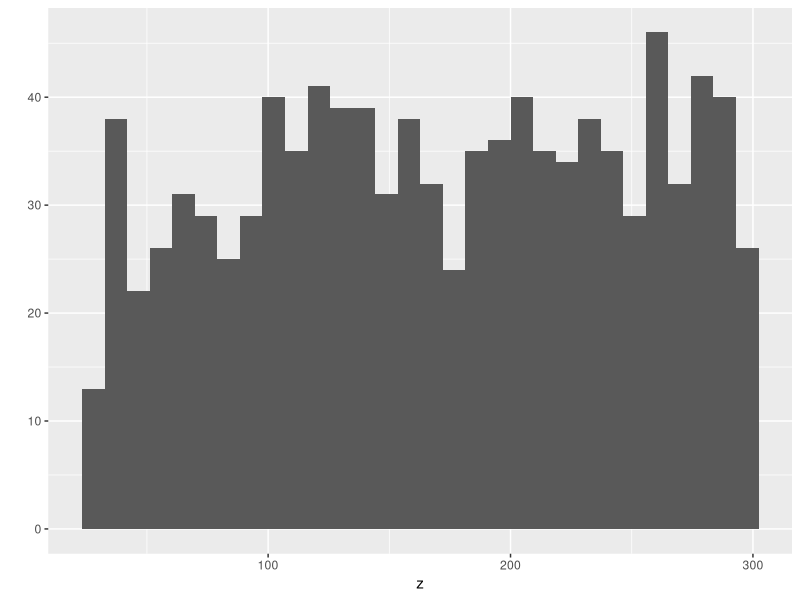
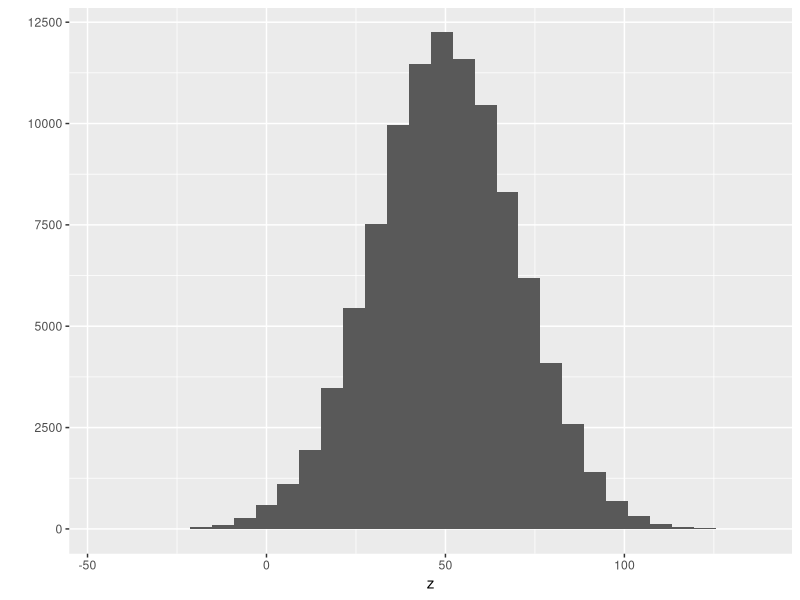

Generate these figures, in order, with R:
# Basic R commands and usage
# 2018 January 30
# Adrian Wiegman 

#Useful hotkey commands 
#ctrl + shift + c puts # in first space of selected lines
#ctrl + enter # ctrl enter
#ctrl + shift + enter # runs the entire file

#History shows recent console commants
#Environment shows things contained in memory
library(ggplot2)
#using the assignment operator
x<-5 #preferred
print(x)
y = 4 #legal but not used except in functions
y = y + 1.1 #
plantHeight <- 5.5
#____________________(end Jan 30 class)

#the combine function c()
z <- c(3,3,3,10) # simple atomic vector, vars are read in as double or real
print(z)
typeof(z) #returns variable type or mode
str(z) #get structure of variable 
is.numeric(z) # logical test for var type
is.character(z) #same test for caracter
# c() always flattens to an atomic vector
z<- c(c(3,5),c(5,6)) 
print(z)
#character strings with single or double quotes 
z<- c('perch','bass','trout','pike')
print(z)
#use both quote times for an internal quote
z<-c("this is only 'one' character string",'a second "string"')

#logical TRUE FALSE 
z <- c(TRUE,TRUE,FALSE) #SPELL OUT IN FULL ALL CAPS
is.logical(z)

#Three properties of all atomic vectors
# 1. 'type' of atomic vector: string, numeric, factor, logical
typeof(z)
is.numeric(z)
# 2. 'length' of the vector
length(z) #useful for defining loops
# 3. 'name' of vector elements (optional)
z <-runif(5) #random uniform variable defautl range b/w 0-1
names(z) <- c('chow','pug','beagle','shepard','poodle')
print(z)
#add names when variable is build
z2 <- c(gold=3.3, silver=10, lead=2) #this is equivalend to the operation above
print(z2)
names (z2) <- NULL #command strips out the names  
names(z2)<-c("copper","zinc")

#special data values
#----NA
z <- c(3.2,3.3,NA) # NA is the assignment for missing values
length(z) #doesnt change length
typeof(z[3]) #z[n] accesses the nth element in vector z
mean(z) #WATCH OUT FOR NA it will fuck your code
is.na(z) #Find NA using this function
!is.na(z) # ! is the NOT operator
mean(!is.na(z)) #WRONG gives the mean of the TRUE = 1 and FALSE = 0 designation
mean(z[!is.na(z)])
#-----#NaN,Inf,-Inf
#bad results from numeric calculations
#not a numnber, infinity, neg infinity
z<-0/0
print(z)
z<--1/0
print(z)
typeof(z)
#-------NULL
#an object that is nothing
z <-NULL
typeof(z)
length(z)
is.null(z) 
# useful for clearing values of parameters and checking empty assingments

#Three properties of atomic vectors
#Coercion
a <- c(2.1,2.2)
typeof(a)
b <- c("butt","armpit")
typeof(b) 
d <- c(a,b) # one reason we want meaningful variable names
typeof(d) #all elements of atomic vector are 'coerced' into one type
#hierarchy of coersion
#logical->integers->double->character
#everything can be converted into character

a <-runif(10)
print(a)
a > 0.5 #logical operation 
temp <- a > 0.5
print(b)
sum(temp) #sum is looking for numeric so logical values are coerced into integers TRUE = 1 FALSE=0
#what proportion of the values are > 0.5
mean(a > 0.5)
#is the same as
mean(temp)
#is the same as
sum(temp)/length(a)

#qualifying exame question:
#aproximately what proportion of observations from a normal (0,1) random variable are > 2.0
mean(rnorm(1000)>2) # 0.01-0.03 results are variable because the sample size is small
mean(rnorm(1000000)>2) # 0.02268

#---- Vectorization
z <- c(10,20,30)
z + 1 #adds one to all elements in vector z)
y <- c(1,2,3) #adds elements of y and z that have the same position or element-by-element matching
z+y
short <- c(1,2)
z + short # if vectors are not the same lenght elements of the shorter vector are recycled. If not an even multiple a warning is displayed.
#we are allow to operate on the element as a whole
z^2 #squares the elements 

#creating vectors
#create an empty vector

z <- vector(mode="numeric",length=0)
print(z)

z <- c(z,5) #DONT DO THIS, it must be stored in memory and slows the code
print(z)

z <- rep(0,100) #fills the vector with 100 zeros, NOT RECOMMENDED
z[1] <- 3.3
head(z)

z <- rep(NA,100) #fills with 100 NAs 
typeof(z)
#if no type is specified it will go to top of hierarchy, logical->integer->double
z[c(1,2)] <- c('washington',2.2)
typeof(z)
z[c(1,10)] #references elements 1 and 10 in vector z
z[c(1:10)] #references elements 1 through 10


#!!!!!!!!!!!!!!!!SUPER USEFUL CODE FOR FILE NAMING
#!!!!!!!!!!!!!!!!
#generate a long list of names
myVector <- runif(100) # get 100 random uniform values
myNames <- paste("File",seq(1:length(myVector)),".txt",sep="")
#paste() puts together a list of strings
#seq() repeats

names(myVector) <- myNames
head(myVector)

#_________________(end Feb 1 class)

#
#using "rep" to repeat elements and create vectors
# use the "Help" in the lower right pane to search functions
rep(0.5,6) #repeats element x 0.5, 6 times)
rep(x=0.5,times=6)
rep(times=6,x=0.5) #works forward and backward if elements are named properly
myVec <- c(1,2,3)
rep(myVec,times=2) # repeats entire vector twice
rep(x=myVec,each=2) #repeats each element in the vector twice 
rep(x=myVec,times=myVec) #matches up nth element in vectors and repeats that many times
rep(x=1:3,times=3:1)

#"seq" for creating sequences
seq(from=2,to=4) #analogous to do loops
seq(from=3,to=30,by=6)
seq(1,100,10)
seq(from=1,to=100,length=20) #length divides into equal intervals that total to the specified lenght, 99/20 = interval

x <- seq(from=2,to=4,lenght=7)
1:length(x) #lists the element number, slow because : is a function
seq_along(x) #faster
n = 100
seq_len(n) #creats a vector of length n listing the element number from 1 to n
str(x)
x<- NULL
1:length(x) #this goes from 1 to 0
seq_along(x) #this gives you 0

#using random numbers
runif(1) #randum uniform number ranging between zero and 1 
set.seed(100) # sets the random number sequence 
runif(1) #this value will now be the same if 
set.seed(100) # sets the random number sequence 
runif(n=5,min=100,max=200) #a vector lenth = 5, between 100 and 200
#set.seed must be run on the line before the random number command to have same number
set.seed(100) 
z <- runif(n=1000,min=30,max=300)
qplot(x=z)

#random normal values
z <-rnorm(1000)
z <-rnorm(n=100000, mean=50, sd=20)
qplot(x=z)

#use "sample" to pull values from an existing vector
longVec <- seq_len(10)
sample(x=longVec) #shuffles the values in a vector, gives random order
sample(x=longVec,size=3) #samples without replacement
sample(x=longVec,size=3,replace=TRUE) #random sample with replacement
myWeights <- c(rep(20,5),rep(100,5))  #must be same lenght as vector being sampled and values must be positive
sample(x=longVec,replace=TRUE,prob=myWeights)

#subsettting of atomic vectors
z <- c(3.1,9.2,5.3,1.4,0.5)
#four ways to subset
#subest on positive index values
z[5] #returns the nth element of z
z[c(1,3)] # returns the 1st and 3rd element of z

#subset on negative index values (subtracting elements)
z[-c(2,4)] # returns all elements except for 2 and 4

#subet by creating a boolean vector to select elements that meet a condition
z<4 # returns a vector of TRUE FALSE values
z[z<4] # returns the values of z that are less than 4
which(x=z<4) # returns the element index number of z that are less than 4
myCriteria <- z<4
z[myCriteria]
z[which(z<4)]
zx <- c(NA,z)
zx[zx<4] # retains the missing values, useful for working with data frames
zx[which(zx<4)] # removes the missing values, useful for simple functions

#keep enitre vector
z[] #useful for working with matrices

z[-(length(z):(length(z)-2))] #this type of codeing is good for general use with variable length vectors

#subset on names of vector elements
names(z) <-letters[(seq_along(z))]
z
z[c('a','b','e')] #we can only make positive selections

# arithmetich operators
10 + 3
10 - 3
10 * 3
10 / 3
10 ^ 3
log(10) # log base e or LN
log10(10) #log base 10 

#remainder, modules operator 
10 %% 3

#integer division
10 %/% 3

#generate the set of all numbers that are divisible by nine
q <- seq_len(100)
q[q%%9==0]

#__________________ (end of Feb 6 Lecture)

#boolean or logical operators
